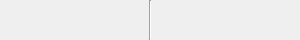
<?xml version="1.0" encoding="UTF-8"?>
<ui version="4.0">
 <class>CoordinateDisplay</class>
 <widget class="QWidget" name="CoordinateDisplay">
  <property name="geometry">
   <rect>
    <x>0</x>
    <y>0</y>
    <width>300</width>
    <height>40</height>
   </rect>
  </property>
  <property name="sizePolicy">
   <sizepolicy hsizetype="MinimumExpanding" vsizetype="Fixed">
    <horstretch>0</horstretch>
    <verstretch>0</verstretch>
   </sizepolicy>
  </property>
  <property name="minimumSize">
   <size>
    <width>300</width>
    <height>40</height>
   </size>
  </property>
  <property name="maximumSize">
   <size>
    <width>16777215</width>
    <height>40</height>
   </size>
  </property>
  <property name="windowTitle">
   <string notr="true">CoordinateDisplay</string>
  </property>
  <layout class="QVBoxLayout" name="verticalLayout">
   <property name="spacing">
    <number>0</number>
   </property>
   <property name="leftMargin">
    <number>0</number>
   </property>
   <property name="topMargin">
    <number>0</number>
   </property>
   <property name="rightMargin">
    <number>0</number>
   </property>
   <property name="bottomMargin">
    <number>0</number>
   </property>
   <item>
    <layout class="QGridLayout" name="gridLayout">
     <property name="sizeConstraint">
      <enum>QLayout::SetDefaultConstraint</enum>
     </property>
     <property name="spacing">
      <number>1</number>
     </property>
     <item row="0" column="0">
      <widget class="QLabel" name="Abs">
       <property name="sizePolicy">
        <sizepolicy hsizetype="MinimumExpanding" vsizetype="Preferred">
         <horstretch>0</horstretch>
         <verstretch>0</verstretch>
        </sizepolicy>
       </property>
       <property name="font">
        <font>
         <pointsize>8</pointsize>
        </font>
       </property>
       <property name="toolTip">
        <string>Absolute Cartesian Coordinate</string>
       </property>
       <property name="text">
        <string notr="true"/>
       </property>
      </widget>
     </item>
     <item row="0" column="2">
      <widget class="QLabel" name="AbsPol">
       <property name="sizePolicy">
        <sizepolicy hsizetype="MinimumExpanding" vsizetype="Preferred">
         <horstretch>0</horstretch>
         <verstretch>0</verstretch>
        </sizepolicy>
       </property>
       <property name="font">
        <font>
         <pointsize>8</pointsize>
        </font>
       </property>
       <property name="toolTip">
        <string>Absolute Polar Coordinate</string>
       </property>
       <property name="text">
        <string/>
       </property>
      </widget>
     </item>
     <item row="1" column="0">
      <widget class="QLabel" name="Rel">
       <property name="sizePolicy">
        <sizepolicy hsizetype="MinimumExpanding" vsizetype="Preferred">
         <horstretch>0</horstretch>
         <verstretch>0</verstretch>
        </sizepolicy>
       </property>
       <property name="font">
        <font>
         <pointsize>8</pointsize>
        </font>
       </property>
       <property name="toolTip">
        <string>Relative Cartesian Coordinate</string>
       </property>
       <property name="text">
        <string/>
       </property>
      </widget>
     </item>
     <item row="1" column="2">
      <widget class="QLabel" name="RelPol">
       <property name="sizePolicy">
        <sizepolicy hsizetype="MinimumExpanding" vsizetype="Preferred">
         <horstretch>0</horstretch>
         <verstretch>0</verstretch>
        </sizepolicy>
       </property>
       <property name="font">
        <font>
         <pointsize>8</pointsize>
        </font>
       </property>
       <property name="toolTip">
        <string>Relative Polar Coordinate</string>
       </property>
       <property name="text">
        <string/>
       </property>
      </widget>
     </item>
     <item row="0" column="1" rowspan="2">
      <widget class="Line" name="line">
       <property name="sizePolicy">
        <sizepolicy hsizetype="Fixed" vsizetype="Minimum">
         <horstretch>0</horstretch>
         <verstretch>0</verstretch>
        </sizepolicy>
       </property>
       <property name="orientation">
        <enum>Qt::Vertical</enum>
       </property>
      </widget>
     </item>
    </layout>
   </item>
  </layout>
 </widget>
 <resources/>
 <connections/>
</ui>
